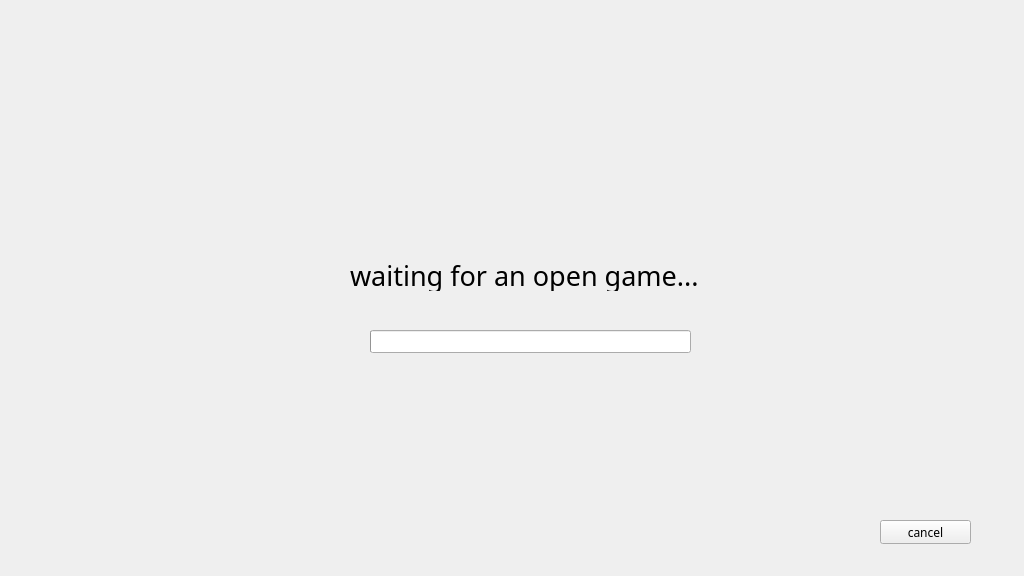
<?xml version="1.0" encoding="UTF-8"?>
<ui version="4.0">
 <class>widgetWaiting</class>
 <widget class="QWidget" name="widgetWaiting">
  <property name="geometry">
   <rect>
    <x>0</x>
    <y>0</y>
    <width>1024</width>
    <height>576</height>
   </rect>
  </property>
  <property name="minimumSize">
   <size>
    <width>1024</width>
    <height>576</height>
   </size>
  </property>
  <property name="maximumSize">
   <size>
    <width>1024</width>
    <height>576</height>
   </size>
  </property>
  <property name="font">
   <font>
    <family>Sans Serif</family>
   </font>
  </property>
  <property name="windowTitle">
   <string>Form</string>
  </property>
  <property name="styleSheet">
   <string notr="true">#widgetWaiting {
background-image: url(resources/clean_background.jpg);
}</string>
  </property>
  <widget class="QProgressBar" name="progressBarWaiting">
   <property name="geometry">
    <rect>
     <x>370</x>
     <y>330</y>
     <width>321</width>
     <height>23</height>
    </rect>
   </property>
   <property name="font">
    <font>
     <family>Sans Serif</family>
    </font>
   </property>
   <property name="statusTip">
    <string>forward</string>
   </property>
   <property name="value">
    <number>0</number>
   </property>
   <property name="textVisible">
    <bool>false</bool>
   </property>
   <property name="textDirection">
    <enum>QProgressBar::TopToBottom</enum>
   </property>
  </widget>
  <widget class="QLabel" name="labelWaiting">
   <property name="geometry">
    <rect>
     <x>350</x>
     <y>260</y>
     <width>401</width>
     <height>31</height>
    </rect>
   </property>
   <property name="font">
    <font>
     <family>Sans Serif</family>
     <pointsize>20</pointsize>
    </font>
   </property>
   <property name="text">
    <string>waiting for an open game...</string>
   </property>
  </widget>
  <widget class="QPushButton" name="pushButtonCancel">
   <property name="geometry">
    <rect>
     <x>880</x>
     <y>520</y>
     <width>91</width>
     <height>24</height>
    </rect>
   </property>
   <property name="font">
    <font>
     <family>Sans Serif</family>
    </font>
   </property>
   <property name="text">
    <string>cancel</string>
   </property>
  </widget>
 </widget>
 <resources/>
 <connections>
  <connection>
   <sender>pushButtonCancel</sender>
   <signal>clicked()</signal>
   <receiver>widgetWaiting</receiver>
   <slot>hide()</slot>
   <hints>
    <hint type="sourcelabel">
     <x>925</x>
     <y>531</y>
    </hint>
    <hint type="destinationlabel">
     <x>511</x>
     <y>287</y>
    </hint>
   </hints>
  </connection>
 </connections>
</ui>
